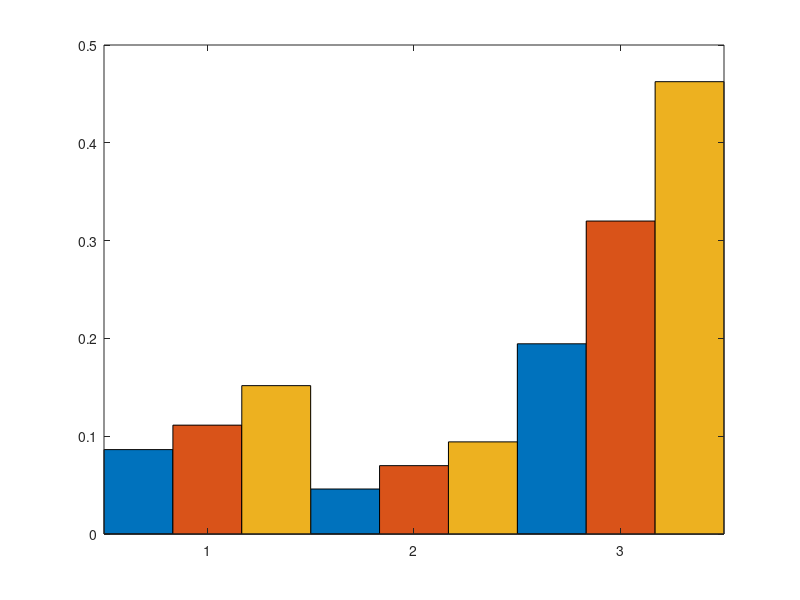

The MATLAB source for this figure: (Note: this script raises an error after producing the figure.)
%% Comp with cassel New
clc;clear all; close all


%% Exp 4

fig1=figure;

load('res_exp4_sh.mat');
load('res_exp4_sr.mat');
load('res_exp4_uni.mat');

sh = res_exp4_sh;
sr = res_exp4_sr;
us = res_exp4_uni;

bh = bar([sh; sr; us],1);

bh(1).FaceColor = "#7E2F8E";
bh(2).FaceColor = "#77AC30";
bh(3).FaceColor = "#4DBEEE";
grid;

Exp = {'$\texttt{SHSR}$', '$\texttt{SuRSR}$', 'Uniform'};
xticks(1:numel(Exp)); % Setting x-axis ticks
xticklabels(Exp); % Setting x-axis labels
 

extraInputs = {'interpreter','latex','fontsize',15};
ylabel('Probability of Error - $e_n$',extraInputs{:});
lgd = legend('$K=16$','$K=32$', '$K=64$','Interpreter','latex','location','northwest');
ax=gca;
ax.FontSize = 25;
lgd.FontSize = 22;
pbaspect([1 0.8 1]);
ax.TickLabelInterpreter = "latex";
title('Experiment 4','interpreter','latex')
% ylim([0 0.6])
